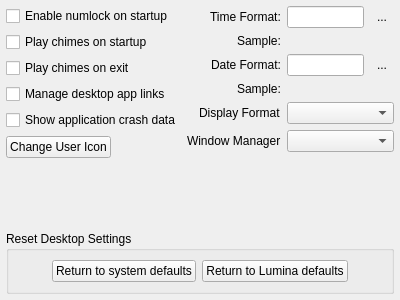
<?xml version="1.0" encoding="UTF-8"?>
<ui version="4.0">
 <class>page_session_options</class>
 <widget class="QWidget" name="page_session_options">
  <property name="geometry">
   <rect>
    <x>0</x>
    <y>0</y>
    <width>400</width>
    <height>300</height>
   </rect>
  </property>
  <property name="windowTitle">
   <string>Form</string>
  </property>
  <layout class="QGridLayout" name="gridLayout">
   <property name="leftMargin">
    <number>6</number>
   </property>
   <property name="topMargin">
    <number>6</number>
   </property>
   <property name="rightMargin">
    <number>6</number>
   </property>
   <property name="bottomMargin">
    <number>6</number>
   </property>
   <item row="0" column="0">
    <layout class="QVBoxLayout" name="verticalLayout_4">
     <item>
      <widget class="QCheckBox" name="check_session_numlock">
       <property name="text">
        <string>Enable numlock on startup</string>
       </property>
      </widget>
     </item>
     <item>
      <widget class="QCheckBox" name="check_session_playloginaudio">
       <property name="text">
        <string>Play chimes on startup</string>
       </property>
      </widget>
     </item>
     <item>
      <widget class="QCheckBox" name="check_session_playlogoutaudio">
       <property name="text">
        <string>Play chimes on exit</string>
       </property>
      </widget>
     </item>
     <item>
      <widget class="QCheckBox" name="check_autoapplinks">
       <property name="statusTip">
        <string>Automatically create/remove desktop symlinks for applications that are installed/removed</string>
       </property>
       <property name="text">
        <string>Manage desktop app links</string>
       </property>
      </widget>
     </item>
     <item>
      <widget class="QCheckBox" name="check_watch_app_procs">
       <property name="text">
        <string>Show application crash data</string>
       </property>
      </widget>
     </item>
     <item>
      <layout class="QHBoxLayout" name="horizontalLayout_14">
       <item>
        <widget class="QPushButton" name="push_session_setUserIcon">
         <property name="text">
          <string>Change User Icon</string>
         </property>
         <property name="iconSize">
          <size>
           <width>32</width>
           <height>32</height>
          </size>
         </property>
        </widget>
       </item>
       <item>
        <spacer name="horizontalSpacer_16">
         <property name="orientation">
          <enum>Qt::Horizontal</enum>
         </property>
         <property name="sizeHint" stdset="0">
          <size>
           <width>40</width>
           <height>20</height>
          </size>
         </property>
        </spacer>
       </item>
      </layout>
     </item>
    </layout>
   </item>
   <item row="0" column="1" rowspan="2">
    <layout class="QFormLayout" name="formLayout_3">
     <property name="fieldGrowthPolicy">
      <enum>QFormLayout::AllNonFixedFieldsGrow</enum>
     </property>
     <property name="labelAlignment">
      <set>Qt::AlignRight|Qt::AlignTrailing|Qt::AlignVCenter</set>
     </property>
     <item row="0" column="0">
      <widget class="QLabel" name="label_24">
       <property name="text">
        <string>Time Format:</string>
       </property>
      </widget>
     </item>
     <item row="0" column="1">
      <layout class="QHBoxLayout" name="horizontalLayout_3">
       <item>
        <widget class="QLineEdit" name="line_session_time"/>
       </item>
       <item>
        <widget class="QToolButton" name="tool_help_time">
         <property name="toolTip">
          <string>View format codes</string>
         </property>
         <property name="text">
          <string notr="true">...</string>
         </property>
         <property name="autoRaise">
          <bool>true</bool>
         </property>
        </widget>
       </item>
      </layout>
     </item>
     <item row="1" column="0">
      <widget class="QLabel" name="label_28">
       <property name="text">
        <string>Sample:</string>
       </property>
      </widget>
     </item>
     <item row="1" column="1">
      <widget class="QLabel" name="label_session_timesample">
       <property name="text">
        <string notr="true"/>
       </property>
       <property name="alignment">
        <set>Qt::AlignCenter</set>
       </property>
      </widget>
     </item>
     <item row="2" column="0">
      <widget class="QLabel" name="label_25">
       <property name="text">
        <string>Date Format:</string>
       </property>
      </widget>
     </item>
     <item row="2" column="1">
      <layout class="QHBoxLayout" name="horizontalLayout_21">
       <item>
        <widget class="QLineEdit" name="line_session_date"/>
       </item>
       <item>
        <widget class="QToolButton" name="tool_help_date">
         <property name="toolTip">
          <string>View format codes</string>
         </property>
         <property name="text">
          <string notr="true">...</string>
         </property>
         <property name="autoRaise">
          <bool>true</bool>
         </property>
        </widget>
       </item>
      </layout>
     </item>
     <item row="3" column="0">
      <widget class="QLabel" name="label_29">
       <property name="text">
        <string>Sample:</string>
       </property>
       <property name="alignment">
        <set>Qt::AlignLeading|Qt::AlignLeft|Qt::AlignVCenter</set>
       </property>
      </widget>
     </item>
     <item row="3" column="1">
      <widget class="QLabel" name="label_session_datesample">
       <property name="text">
        <string notr="true"/>
       </property>
       <property name="alignment">
        <set>Qt::AlignCenter</set>
       </property>
      </widget>
     </item>
     <item row="4" column="0">
      <widget class="QLabel" name="label_27">
       <property name="text">
        <string>Display Format</string>
       </property>
      </widget>
     </item>
      <item row="4" column="1">
       <widget class="QComboBox" name="combo_session_datetimeorder"/>
      </item>
     <item row="5" column="1">
      <widget class="QComboBox" name="mywindowmanager">
       <property name="toolTip">
        <string/>
       </property>
      </widget>
     </item>
     <item row="5" column="0">
      <widget class="QLabel" name="label">
       <property name="text">
        <string>Window Manager</string>
       </property>
      </widget>
     </item>
     </layout>
   </item>
   <item row="1" column="0">
    <spacer name="verticalSpacer_2">
     <property name="orientation">
      <enum>Qt::Vertical</enum>
     </property>
     <property name="sizeHint" stdset="0">
      <size>
       <width>20</width>
       <height>100</height>
      </size>
     </property>
    </spacer>
   </item>
   <item row="2" column="0" colspan="2">
    <widget class="QGroupBox" name="groupBox_2">
     <property name="font">
      <font>
       <weight>50</weight>
       <bold>false</bold>
      </font>
     </property>
     <property name="title">
      <string>Reset Desktop Settings</string>
     </property>
     <layout class="QHBoxLayout" name="horizontalLayout_20">
      <item>
       <spacer name="horizontalSpacer_18">
        <property name="orientation">
         <enum>Qt::Horizontal</enum>
        </property>
        <property name="sizeHint" stdset="0">
         <size>
          <width>40</width>
          <height>20</height>
         </size>
        </property>
       </spacer>
      </item>
      <item>
       <widget class="QPushButton" name="push_session_resetSysDefaults">
        <property name="text">
         <string>Return to system defaults</string>
        </property>
       </widget>
      </item>
      <item>
       <widget class="QPushButton" name="push_session_resetLuminaDefaults">
        <property name="text">
         <string>Return to Lumina defaults</string>
        </property>
       </widget>
      </item>
      <item>
       <spacer name="horizontalSpacer_17">
        <property name="orientation">
         <enum>Qt::Horizontal</enum>
        </property>
        <property name="sizeHint" stdset="0">
         <size>
          <width>40</width>
          <height>20</height>
         </size>
        </property>
       </spacer>
      </item>
     </layout>
    </widget>
   </item>
  </layout>
 </widget>
 <resources/>
 <connections/>
</ui>
